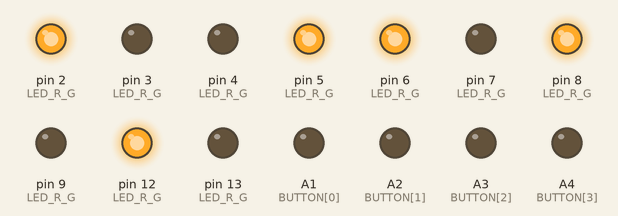
Simulated run of this sketch. Board: Arduino Uno, built with avr-gcc and run on an emulated ATmega328P. Parts: output pins drawn as LEDs (lit = HIGH).

Above: at 0.1 s.
Timing chart, 0 to 1.6 s (numbered marks = the images above):
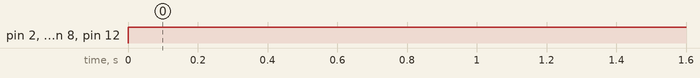

The sketch:

blink_tester.ino
```cpp
#include <SoftwareSerial.h>

SoftwareSerial btSerial(10, 11); // RX, TX
int LED_R_G[5][2] = {{12,13}, {8,9}, {6,7}, {5,4}, {2,3}};
int BUTTON[5] = {A1, A2, A3, A4, A5};
int previousBtnState[5] = {LOW, LOW, LOW, LOW, LOW};


void setup() {
  Serial.begin(9600);
  btSerial.begin(9600);

  // Button lines are set to OUTPUT since these are analog lines
  for (int i=0; i<5; i++)
    pinMode(BUTTON[i], OUTPUT);

  for (int i=0; i<5; i++) {
    pinMode(LED_R_G[i][0], OUTPUT); // R line
    pinMode(LED_R_G[i][1], OUTPUT); // G line
  }
}

void loop() {

              digitalWrite(LED_R_G[1][0], HIGH);
              digitalWrite(LED_R_G[4][0], HIGH);
              digitalWrite(LED_R_G[0][0], HIGH);
              digitalWrite(LED_R_G[2][0], HIGH);
              digitalWrite(LED_R_G[3][0], HIGH);

}
```

Measured:
- by itself, pin 2 (LED_R_G), pin 5 (LED_R_G), pin 6 (LED_R_G), pin 8 (LED_R_G), pin 12 (LED_R_G): LOW → HIGH at 0.00 s
